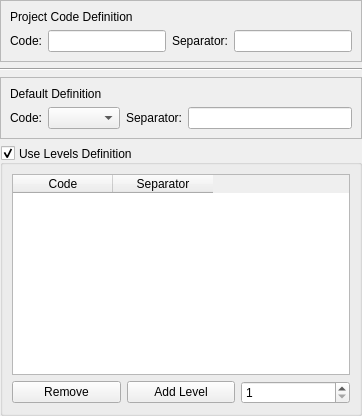
<?xml version="1.0" encoding="UTF-8"?>
<ui version="4.0">
 <author>Dag Andersen &lt;danders@get2net.dk&gt;</author>
 <class>KPlato::WBSDefinitionPanelBase</class>
 <widget class="QWidget" name="KPlato::WBSDefinitionPanelBase">
  <property name="geometry">
   <rect>
    <x>0</x>
    <y>0</y>
    <width>362</width>
    <height>416</height>
   </rect>
  </property>
  <layout class="QVBoxLayout" name="verticalLayout_3">
   <property name="margin">
    <number>0</number>
   </property>
   <item>
    <widget class="QFrame" name="frame_2">
     <property name="toolTip">
      <string comment="@info:tooltip Work Breakdown Structure code">Define WBS code for the project</string>
     </property>
     <property name="frameShape">
      <enum>QFrame::StyledPanel</enum>
     </property>
     <property name="frameShadow">
      <enum>QFrame::Raised</enum>
     </property>
     <layout class="QVBoxLayout" name="verticalLayout_2">
      <item>
       <widget class="QLabel" name="label_2">
        <property name="text">
         <string>Project Code Definition</string>
        </property>
       </widget>
      </item>
      <item>
       <layout class="QHBoxLayout" name="horizontalLayout_2">
        <item>
         <widget class="QLabel" name="textLabel1_2">
          <property name="text">
           <string>Code:</string>
          </property>
          <property name="wordWrap">
           <bool>false</bool>
          </property>
          <property name="buddy">
           <cstring>projectCode</cstring>
          </property>
         </widget>
        </item>
        <item>
         <widget class="QLineEdit" name="projectCode"/>
        </item>
        <item>
         <widget class="QLabel" name="textLabel1_3_3">
          <property name="text">
           <string>Separator:</string>
          </property>
          <property name="wordWrap">
           <bool>false</bool>
          </property>
          <property name="buddy">
           <cstring>projectSeparator</cstring>
          </property>
         </widget>
        </item>
        <item>
         <widget class="QLineEdit" name="projectSeparator"/>
        </item>
       </layout>
      </item>
     </layout>
    </widget>
   </item>
   <item>
    <widget class="Line" name="line_2">
     <property name="orientation">
      <enum>Qt::Horizontal</enum>
     </property>
    </widget>
   </item>
   <item>
    <widget class="QFrame" name="frame">
     <property name="toolTip">
      <string comment="@info:tooltip Work Breakdown Structure code">Define default WBS code</string>
     </property>
     <property name="frameShape">
      <enum>QFrame::StyledPanel</enum>
     </property>
     <property name="frameShadow">
      <enum>QFrame::Raised</enum>
     </property>
     <layout class="QVBoxLayout" name="verticalLayout">
      <item>
       <widget class="QLabel" name="label">
        <property name="text">
         <string>Default Definition</string>
        </property>
       </widget>
      </item>
      <item>
       <layout class="QHBoxLayout" name="horizontalLayout">
        <item>
         <widget class="QLabel" name="textLabel1">
          <property name="text">
           <string>Code:</string>
          </property>
          <property name="wordWrap">
           <bool>false</bool>
          </property>
          <property name="buddy">
           <cstring>defaultCode</cstring>
          </property>
         </widget>
        </item>
        <item>
         <widget class="QComboBox" name="defaultCode">
          <property name="sizeAdjustPolicy">
           <enum>QComboBox::AdjustToContents</enum>
          </property>
         </widget>
        </item>
        <item>
         <widget class="QLabel" name="textLabel1_3_2">
          <property name="text">
           <string>Separator:</string>
          </property>
          <property name="wordWrap">
           <bool>false</bool>
          </property>
          <property name="buddy">
           <cstring>defaultSeparator</cstring>
          </property>
         </widget>
        </item>
        <item>
         <widget class="QLineEdit" name="defaultSeparator"/>
        </item>
       </layout>
      </item>
     </layout>
    </widget>
   </item>
   <item>
    <widget class="QGroupBox" name="levelsGroup">
     <property name="toolTip">
      <string comment="@info:tooltip Work Breakdown Structure code">Define separate WBS codes for individual levels</string>
     </property>
     <property name="title">
      <string>Use Levels Definition</string>
     </property>
     <property name="alignment">
      <set>Qt::AlignLeading|Qt::AlignLeft|Qt::AlignVCenter</set>
     </property>
     <property name="checkable">
      <bool>true</bool>
     </property>
     <layout class="QGridLayout" name="gridLayout">
      <item row="0" column="0" colspan="3">
       <widget class="QTableWidget" name="levelsTable">
        <property name="columnCount">
         <number>2</number>
        </property>
        <column>
         <property name="text">
          <string>Code</string>
         </property>
        </column>
        <column>
         <property name="text">
          <string>Separator</string>
         </property>
        </column>
       </widget>
      </item>
      <item row="1" column="0">
       <widget class="QPushButton" name="removeBtn">
        <property name="text">
         <string>Remove</string>
        </property>
       </widget>
      </item>
      <item row="1" column="1">
       <widget class="QPushButton" name="addBtn">
        <property name="text">
         <string>Add Level</string>
        </property>
       </widget>
      </item>
      <item row="1" column="2">
       <widget class="QSpinBox" name="level">
        <property name="minimum">
         <number>1</number>
        </property>
        <property name="value">
         <number>1</number>
        </property>
       </widget>
      </item>
     </layout>
    </widget>
   </item>
  </layout>
 </widget>
 <resources/>
 <connections/>
</ui>
